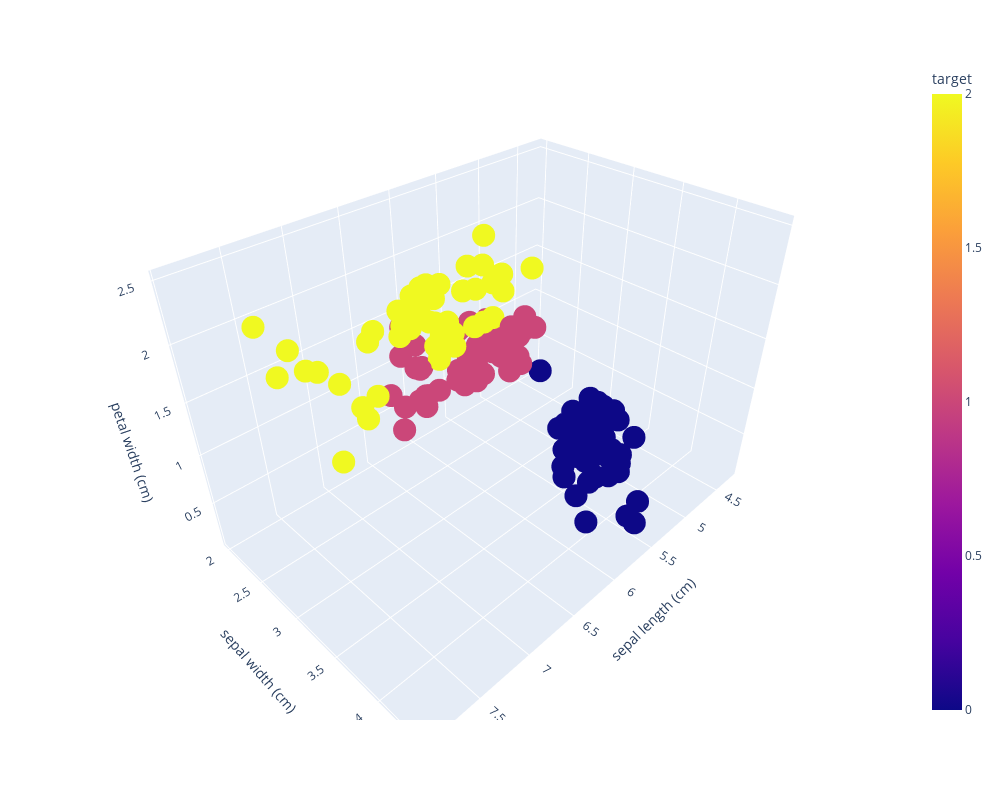

Notebook source saved alongside this figure:
### Markdown cell above
Наш набор данных имеет 4 измерения, однако люди чаще используют трехмерные или даже двухмерные данные, поэтому давайте нанесем первые 3 функции, окрашенные значениями меток.

### Code cell
fig = px.scatter_3d(df, x='sepal length (cm)', y='sepal width (cm)', z='petal width (cm)',
              color='target', width=1000, height=800)
fig.show()

### Figure 1 — Plotly figure (JSON) as saved in the notebook; plotly's stock layout.template omitted (floating-point values rounded to 4 significant figures; data arrays with more than 128 entries replaced by an {"elided": "..."} marker saying what was removed)
{"data": [{"hovertemplate": "sepal length (cm)=%{x}<br>sepal width (cm)=%{y}<br>petal width (cm)=%{z}<br>target=%{marker.color}<extra></extra>", "legendgroup": "", "marker": {"color": {"elided": "150 int values"}, "coloraxis": "coloraxis", "symbol": "circle"}, "mode": "markers", "name": "", "scene": "scene", "showlegend": false, "type": "scatter3d", "x": {"elided": "150 float values"}, "y": {"elided": "150 float values"}, "z": {"elided": "150 float values"}}], "layout": {"coloraxis": {"colorbar": {"title": {"text": "target"}}, "colorscale": [[0, "#0d0887"], [0.1111, "#46039f"], [0.2222, "#7201a8"], [0.3333, "#9c179e"], [0.4444, "#bd3786"], [0.5556, "#d8576b"], [0.6667, "#ed7953"], [0.7778, "#fb9f3a"], [0.8889, "#fdca26"], [1, "#f0f921"]]}, "height": 800, "legend": {"tracegroupgap": 0}, "margin": {"t": 60}, "scene": {"domain": {"x": [0, 1], "y": [0, 1]}, "xaxis": {"title": {"text": "sepal length (cm)"}}, "yaxis": {"title": {"text": "sepal width (cm)"}}, "zaxis": {"title": {"text": "petal width (cm)"}}}, "width": 1000}}
